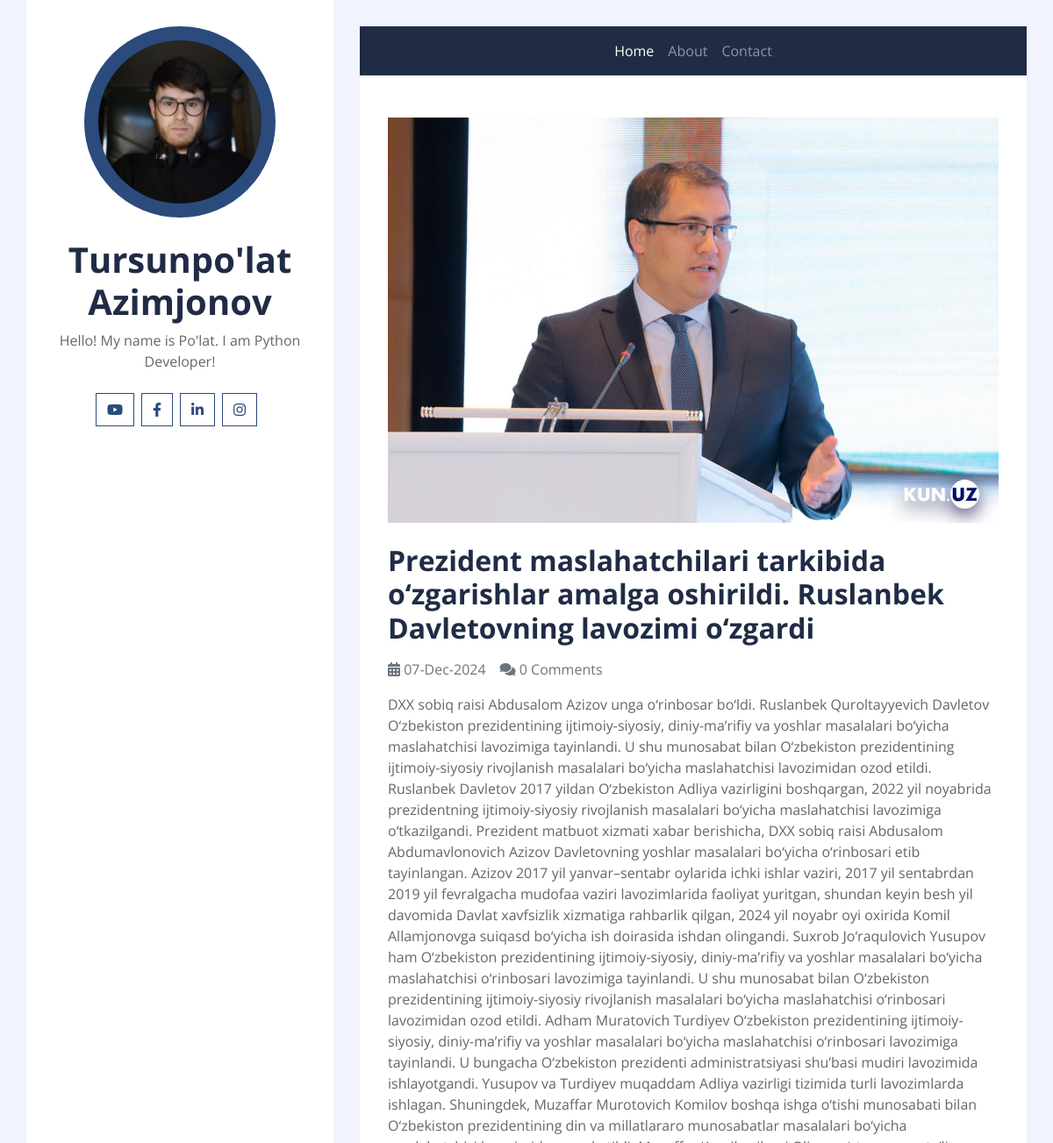
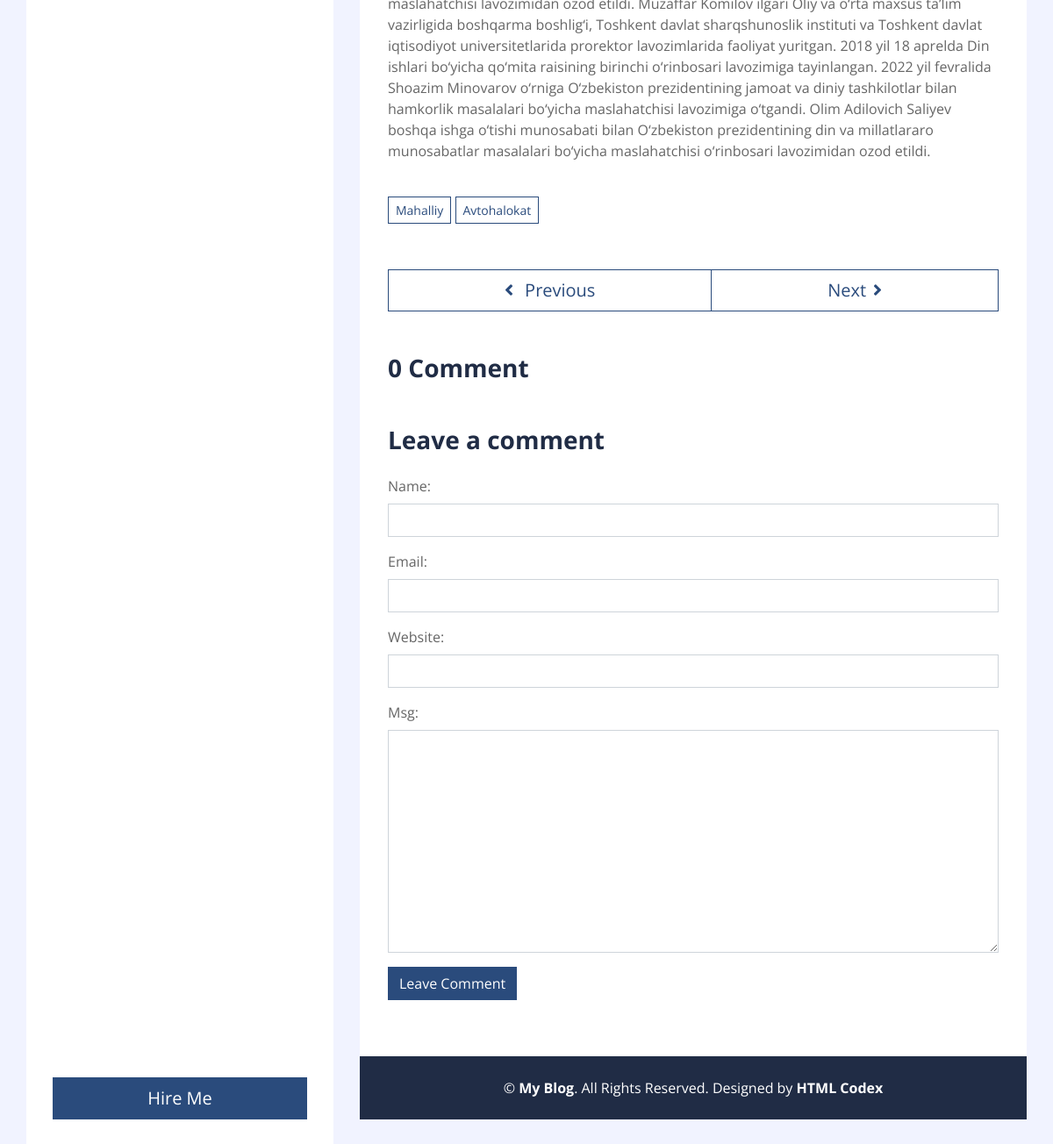
The page /detail/2/ on the database its author committed (2 pictures, top to bottom).
### post_app/models.py (models this page shows, shortened)
class Post(models.Model):
    title = models.CharField(max_length=200)
    body = models.TextField()
    image = models.FileField(upload_to='post-images/')
    tags = models.ManyToManyField('Tag', related_name='tags', blank=True, null=True)
    created_on = models.DateTimeField(auto_now_add=True)
    class Meta:
        app_label = 'post_app'
        ordering = ('-created_on',)

class Tag(models.Model):
    name = models.CharField(max_length=100)
    created_on = models.DateTimeField(auto_now_add=True)
    def __str__(self):
        return self.name

### post_app/views.py (the view, shortened to what this page needs)
# urls.py: path('detail/<pk>/', getPost, name='post_detail'),
def getPost(request, pk):
    template_name = 'post_app/detail.html'
    post = Post.objects.get(pk=pk)
    comments = post.comments.all()
    tags = post.tags.all()
    print(tags)
    comment_form = CommentForm()
    context = {'post':post, 'comment_form':comment_form, 'comments':comments, 'tags':tags}
    return render(request=request, template_name=template_name, context=context)

### post_app/forms.py
class CommentForm(forms.ModelForm):
    class Meta:
        model = Comment
        fields = ['name', 'email', 'website', 'msg']
    def __init__(self, *args, **kwargs):
        super(CommentForm, self).__init__(*args, **kwargs)
        for name, field in self.fields.items():
            field.widget.attrs.update({'class':'form-control'})

### templates/post_app/detail.html (shortened to what this page needs)
{% extends 'base.html' %}
{% load static %}
{% block content %}
	<div class="container py-5 px-2 bg-white">
        <div class="row px-4">
            <div class="col-12">
                {% if post.image %}
                	<img class="img-fluid mb-4" src="{{ post.image.url }}" alt="Image">
                {% endif %}
                <h2 class="mb-3 font-weight-bold">{{ post.title }}</h2>
                <div class="d-flex">
                    <p class="mr-3 text-muted"><i class="fa fa-calendar-alt"></i> {{ post.created_on | date:'d-M-Y' }}</p>
                    {% if post.comments.count <= 1 %}
                        <p class="mr-3 text-muted"><i class="fa fa-comments"></i> {{ post.comments.count }} Comments</p>
                    {% else %}
                        <p class="mr-3 text-muted"><i class="fa fa-comments"></i> {{ post.comments.count }} Comments</p>
                    {% endif %}
                </div>
                <p>{{ post.body }}</p>
            </div>
            <div class="col-12 py-4">
                {% for tag in tags %}
                	<a href="{% url 'post_filter' tag.name %}" class="btn btn-sm btn-outline-primary mb-1">{{ tag.name }}</a>
                {% endfor %}
            </div>
            <div class="col-12 py-4">
                <div class="btn-group btn-group-lg w-100">
                    <button type="button" class="btn btn-outline-primary"><i class="fa fa-angle-left mr-2"></i> Previous</button>
                    <button type="button" class="btn btn-outline-primary">Next<i class="fa fa-angle-right ml-2"></i></button>
                </div>
            </div>
            <div class="col-12 py-4">
                {% if post.comments.count <= 1 %}
                    <h3 class="mb-4 font-weight-bold">{{ post.comments.count }} Comment</h3>
                {% else %}
                    <h3 class="mb-4 font-weight-bold">{{ post.comments.count }} Comments</h3>
                {% endif %}
            </div>
            <div class="col-12">
                <h3 class="mb-4 font-weight-bold">Leave a comment</h3>
                <form method="post">
                    {{ comment_form.as_p }}
                    <div class="form-group">
                        <input type="submit" value="Leave Comment" class="btn btn-primary">
                    </div>
                </form>
            </div>
        </div>
    </div>
{% endblock %}

### rows shown on the page
Post: image (picture), title "Prezident maslahatchilari tarkibida o‘zgarishlar amalga oshirildi. Ruslanbek Davletovning lavozimi o‘zgardi", created_on "07-Dec-2024", comments.count "0", body "DXX sobiq raisi Abdusalom Azizov unga o‘rinbosar bo‘ldi. Ruslanbek Quroltayyevich Davletov O‘zbekiston prezidentining ijtimoiy-siyosiy, diniy-ma’rifiy va yoshlar masalalari bo‘yicha maslahatchisi lavozimiga tayinlandi. U shu munosabat bilan O‘zbekiston prezidentining ijtimoiy-siyosiy rivojlanish masalalari bo‘yicha maslahatchisi lavozimidan ozod etildi. Ruslanbek Davletov 2017 yildan O‘zbekiston Adliya vazirligini boshqargan, 2022 yil noyabrida prezidentning ijtimoiy-siyosiy rivojlanish masalalari bo‘yicha maslahatchisi lavozimiga o‘tkazilgandi. Prezident matbuot xizmati xabar berishicha, DXX sobiq raisi Abdusalom Abdumavlonovich Azizov Davletovning yoshlar masalalari bo‘yicha o‘rinbosari…"
Tag: name "Mahalliy"
Tag: name "Avtohalokat"
